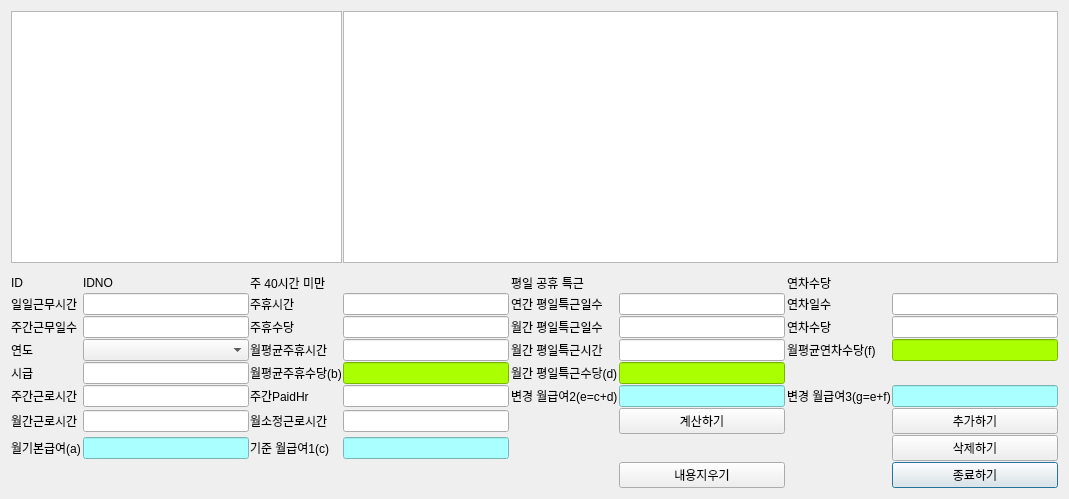
<?xml version="1.0" encoding="UTF-8"?>
<ui version="4.0">
 <class>CalSalaryOuthDialog</class>
 <widget class="QDialog" name="CalSalaryOuthDialog">
  <property name="geometry">
   <rect>
    <x>0</x>
    <y>0</y>
    <width>1069</width>
    <height>499</height>
   </rect>
  </property>
  <property name="sizePolicy">
   <sizepolicy hsizetype="Expanding" vsizetype="Expanding">
    <horstretch>0</horstretch>
    <verstretch>0</verstretch>
   </sizepolicy>
  </property>
  <property name="windowTitle">
   <string>외근직 기준 급여계산</string>
  </property>
  <layout class="QGridLayout" name="gridLayout_2">
   <item row="0" column="0">
    <layout class="QGridLayout" name="gridLayout">
     <property name="spacing">
      <number>1</number>
     </property>
     <item row="2" column="1">
      <widget class="QLabel" name="label_40">
       <property name="sizePolicy">
        <sizepolicy hsizetype="Fixed" vsizetype="Fixed">
         <horstretch>0</horstretch>
         <verstretch>0</verstretch>
        </sizepolicy>
       </property>
       <property name="text">
        <string>ID</string>
       </property>
      </widget>
     </item>
     <item row="8" column="5">
      <widget class="QLineEdit" name="entry_out_weeklpaidhrs">
       <property name="alignment">
        <set>Qt::AlignRight|Qt::AlignTrailing|Qt::AlignVCenter</set>
       </property>
      </widget>
     </item>
     <item row="4" column="11">
      <widget class="QLineEdit" name="entry_out_annualleavedays">
       <property name="alignment">
        <set>Qt::AlignRight|Qt::AlignTrailing|Qt::AlignVCenter</set>
       </property>
      </widget>
     </item>
     <item row="9" column="1">
      <widget class="QLabel" name="label_8">
       <property name="sizePolicy">
        <sizepolicy hsizetype="Fixed" vsizetype="Fixed">
         <horstretch>0</horstretch>
         <verstretch>0</verstretch>
        </sizepolicy>
       </property>
       <property name="text">
        <string>월간근로시간</string>
       </property>
      </widget>
     </item>
     <item row="10" column="1">
      <widget class="QLabel" name="label_9">
       <property name="sizePolicy">
        <sizepolicy hsizetype="Fixed" vsizetype="Fixed">
         <horstretch>0</horstretch>
         <verstretch>0</verstretch>
        </sizepolicy>
       </property>
       <property name="text">
        <string>월기본급여(a)</string>
       </property>
      </widget>
     </item>
     <item row="7" column="4">
      <widget class="QLabel" name="label_11">
       <property name="sizePolicy">
        <sizepolicy hsizetype="Fixed" vsizetype="Fixed">
         <horstretch>0</horstretch>
         <verstretch>0</verstretch>
        </sizepolicy>
       </property>
       <property name="text">
        <string>월평균주휴수당(b)</string>
       </property>
      </widget>
     </item>
     <item row="2" column="7">
      <widget class="QLabel" name="label_37">
       <property name="text">
        <string>평일 공휴 특근</string>
       </property>
      </widget>
     </item>
     <item row="11" column="11">
      <widget class="QPushButton" name="pb_out_close">
       <property name="text">
        <string>종료하기</string>
       </property>
      </widget>
     </item>
     <item row="6" column="5">
      <widget class="QLineEdit" name="entry_out_slpaymonthhrs">
       <property name="alignment">
        <set>Qt::AlignRight|Qt::AlignTrailing|Qt::AlignVCenter</set>
       </property>
      </widget>
     </item>
     <item row="4" column="10">
      <widget class="QLabel" name="label_28">
       <property name="sizePolicy">
        <sizepolicy hsizetype="Fixed" vsizetype="Fixed">
         <horstretch>0</horstretch>
         <verstretch>0</verstretch>
        </sizepolicy>
       </property>
       <property name="text">
        <string>연차일수</string>
       </property>
      </widget>
     </item>
     <item row="6" column="10">
      <widget class="QLabel" name="label_30">
       <property name="sizePolicy">
        <sizepolicy hsizetype="Fixed" vsizetype="Fixed">
         <horstretch>0</horstretch>
         <verstretch>0</verstretch>
        </sizepolicy>
       </property>
       <property name="text">
        <string>월평균연차수당(f)</string>
       </property>
      </widget>
     </item>
     <item row="5" column="8">
      <widget class="QLineEdit" name="entry_out_weekdayholidayspermonth">
       <property name="alignment">
        <set>Qt::AlignRight|Qt::AlignTrailing|Qt::AlignVCenter</set>
       </property>
      </widget>
     </item>
     <item row="9" column="5">
      <widget class="QLineEdit" name="entry_out_conmonthworkhrs">
       <property name="alignment">
        <set>Qt::AlignRight|Qt::AlignTrailing|Qt::AlignVCenter</set>
       </property>
      </widget>
     </item>
     <item row="5" column="4">
      <widget class="QLabel" name="label_6">
       <property name="sizePolicy">
        <sizepolicy hsizetype="Fixed" vsizetype="Fixed">
         <horstretch>0</horstretch>
         <verstretch>0</verstretch>
        </sizepolicy>
       </property>
       <property name="text">
        <string>주휴수당</string>
       </property>
      </widget>
     </item>
     <item row="5" column="11">
      <widget class="QLineEdit" name="entry_out_annualleavevalue">
       <property name="alignment">
        <set>Qt::AlignRight|Qt::AlignTrailing|Qt::AlignVCenter</set>
       </property>
      </widget>
     </item>
     <item row="10" column="4">
      <widget class="QLabel" name="label_14">
       <property name="sizePolicy">
        <sizepolicy hsizetype="Fixed" vsizetype="Fixed">
         <horstretch>0</horstretch>
         <verstretch>0</verstretch>
        </sizepolicy>
       </property>
       <property name="text">
        <string>기준 월급여1(c)</string>
       </property>
      </widget>
     </item>
     <item row="7" column="3">
      <widget class="QLineEdit" name="entry_out_wage">
       <property name="alignment">
        <set>Qt::AlignRight|Qt::AlignTrailing|Qt::AlignVCenter</set>
       </property>
      </widget>
     </item>
     <item row="4" column="4">
      <widget class="QLabel" name="label_5">
       <property name="sizePolicy">
        <sizepolicy hsizetype="Fixed" vsizetype="Fixed">
         <horstretch>0</horstretch>
         <verstretch>0</verstretch>
        </sizepolicy>
       </property>
       <property name="text">
        <string>주휴시간</string>
       </property>
      </widget>
     </item>
     <item row="8" column="1">
      <widget class="QLabel" name="label_7">
       <property name="sizePolicy">
        <sizepolicy hsizetype="Fixed" vsizetype="Fixed">
         <horstretch>0</horstretch>
         <verstretch>0</verstretch>
        </sizepolicy>
       </property>
       <property name="text">
        <string>주간근로시간</string>
       </property>
      </widget>
     </item>
     <item row="5" column="5">
      <widget class="QLineEdit" name="entry_out_slpayweekvalue">
       <property name="alignment">
        <set>Qt::AlignRight|Qt::AlignTrailing|Qt::AlignVCenter</set>
       </property>
      </widget>
     </item>
     <item row="6" column="4">
      <widget class="QLabel" name="label_10">
       <property name="sizePolicy">
        <sizepolicy hsizetype="Fixed" vsizetype="Fixed">
         <horstretch>0</horstretch>
         <verstretch>0</verstretch>
        </sizepolicy>
       </property>
       <property name="text">
        <string>월평균주휴시간</string>
       </property>
      </widget>
     </item>
     <item row="1" column="3">
      <spacer name="horizontalSpacer_2">
       <property name="orientation">
        <enum>Qt::Horizontal</enum>
       </property>
       <property name="sizeHint" stdset="0">
        <size>
         <width>5</width>
         <height>10</height>
        </size>
       </property>
      </spacer>
     </item>
     <item row="2" column="3">
      <widget class="QLabel" name="lbl_out_id">
       <property name="sizePolicy">
        <sizepolicy hsizetype="Fixed" vsizetype="Fixed">
         <horstretch>0</horstretch>
         <verstretch>0</verstretch>
        </sizepolicy>
       </property>
       <property name="text">
        <string>IDNO</string>
       </property>
      </widget>
     </item>
     <item row="2" column="10">
      <widget class="QLabel" name="label_38">
       <property name="text">
        <string>연차수당</string>
       </property>
      </widget>
     </item>
     <item row="9" column="4">
      <widget class="QLabel" name="label_13">
       <property name="sizePolicy">
        <sizepolicy hsizetype="Fixed" vsizetype="Fixed">
         <horstretch>0</horstretch>
         <verstretch>0</verstretch>
        </sizepolicy>
       </property>
       <property name="text">
        <string>월소정근로시간</string>
       </property>
      </widget>
     </item>
     <item row="8" column="3">
      <widget class="QLineEdit" name="entry_out_workinghrsperweek">
       <property name="alignment">
        <set>Qt::AlignRight|Qt::AlignTrailing|Qt::AlignVCenter</set>
       </property>
      </widget>
     </item>
     <item row="4" column="5">
      <widget class="QLineEdit" name="entry_out_slpayweekhrs">
       <property name="alignment">
        <set>Qt::AlignRight|Qt::AlignTrailing|Qt::AlignVCenter</set>
       </property>
      </widget>
     </item>
     <item row="4" column="8">
      <widget class="QLineEdit" name="entry_out_weekdayholidaysperyear">
       <property name="alignment">
        <set>Qt::AlignRight|Qt::AlignTrailing|Qt::AlignVCenter</set>
       </property>
      </widget>
     </item>
     <item row="2" column="4">
      <widget class="QLabel" name="label_35">
       <property name="text">
        <string>주 40시간 미만</string>
       </property>
      </widget>
     </item>
     <item row="9" column="3">
      <widget class="QLineEdit" name="entry_out_workinghrspermonth">
       <property name="alignment">
        <set>Qt::AlignRight|Qt::AlignTrailing|Qt::AlignVCenter</set>
       </property>
      </widget>
     </item>
     <item row="6" column="11">
      <widget class="QLineEdit" name="entry_out_annualleavevaluepermonth">
       <property name="styleSheet">
        <string notr="true">background-color: rgb(170, 255, 0);</string>
       </property>
       <property name="alignment">
        <set>Qt::AlignRight|Qt::AlignTrailing|Qt::AlignVCenter</set>
       </property>
      </widget>
     </item>
     <item row="6" column="7">
      <widget class="QLabel" name="label_21">
       <property name="sizePolicy">
        <sizepolicy hsizetype="Fixed" vsizetype="Fixed">
         <horstretch>0</horstretch>
         <verstretch>0</verstretch>
        </sizepolicy>
       </property>
       <property name="text">
        <string>월간 평일특근시간</string>
       </property>
      </widget>
     </item>
     <item row="7" column="1">
      <widget class="QLabel" name="label_4">
       <property name="sizePolicy">
        <sizepolicy hsizetype="Fixed" vsizetype="Fixed">
         <horstretch>0</horstretch>
         <verstretch>0</verstretch>
        </sizepolicy>
       </property>
       <property name="text">
        <string>시급</string>
       </property>
      </widget>
     </item>
     <item row="7" column="5">
      <widget class="QLineEdit" name="entry_out_slpaymonthvalue">
       <property name="styleSheet">
        <string notr="true">background-color: rgb(170, 255, 0);</string>
       </property>
       <property name="alignment">
        <set>Qt::AlignRight|Qt::AlignTrailing|Qt::AlignVCenter</set>
       </property>
      </widget>
     </item>
     <item row="10" column="5">
      <widget class="QLineEdit" name="entry_out_salary_c">
       <property name="styleSheet">
        <string notr="true">background-color: rgb(170, 255, 255);</string>
       </property>
       <property name="alignment">
        <set>Qt::AlignRight|Qt::AlignTrailing|Qt::AlignVCenter</set>
       </property>
      </widget>
     </item>
     <item row="8" column="4">
      <widget class="QLabel" name="label_12">
       <property name="sizePolicy">
        <sizepolicy hsizetype="Fixed" vsizetype="Fixed">
         <horstretch>0</horstretch>
         <verstretch>0</verstretch>
        </sizepolicy>
       </property>
       <property name="text">
        <string>주간PaidHr</string>
       </property>
      </widget>
     </item>
     <item row="0" column="5" colspan="7">
      <widget class="QTableView" name="tv_salarylist">
       <property name="minimumSize">
        <size>
         <width>0</width>
         <height>1</height>
        </size>
       </property>
      </widget>
     </item>
     <item row="0" column="1" colspan="4">
      <widget class="QTableView" name="tv_otdays"/>
     </item>
     <item row="4" column="7">
      <widget class="QLabel" name="label_19">
       <property name="sizePolicy">
        <sizepolicy hsizetype="Fixed" vsizetype="Fixed">
         <horstretch>0</horstretch>
         <verstretch>0</verstretch>
        </sizepolicy>
       </property>
       <property name="text">
        <string>연간 평일특근일수</string>
       </property>
      </widget>
     </item>
     <item row="6" column="8">
      <widget class="QLineEdit" name="entry_out_weekdayholidayspermonthwkhrs">
       <property name="alignment">
        <set>Qt::AlignRight|Qt::AlignTrailing|Qt::AlignVCenter</set>
       </property>
      </widget>
     </item>
     <item row="5" column="7">
      <widget class="QLabel" name="label_20">
       <property name="sizePolicy">
        <sizepolicy hsizetype="Fixed" vsizetype="Fixed">
         <horstretch>0</horstretch>
         <verstretch>0</verstretch>
        </sizepolicy>
       </property>
       <property name="text">
        <string>월간 평일특근일수</string>
       </property>
      </widget>
     </item>
     <item row="7" column="8">
      <widget class="QLineEdit" name="entry_out_weekdayholidayspermonthvalue">
       <property name="styleSheet">
        <string notr="true">background-color: rgb(170, 255, 0);</string>
       </property>
       <property name="alignment">
        <set>Qt::AlignRight|Qt::AlignTrailing|Qt::AlignVCenter</set>
       </property>
      </widget>
     </item>
     <item row="7" column="7">
      <widget class="QLabel" name="label_22">
       <property name="sizePolicy">
        <sizepolicy hsizetype="Fixed" vsizetype="Fixed">
         <horstretch>0</horstretch>
         <verstretch>0</verstretch>
        </sizepolicy>
       </property>
       <property name="text">
        <string>월간 평일특근수당(d)</string>
       </property>
      </widget>
     </item>
     <item row="10" column="3">
      <widget class="QLineEdit" name="entry_out_salary_a">
       <property name="styleSheet">
        <string notr="true">background-color: rgb(170, 255, 255);</string>
       </property>
       <property name="alignment">
        <set>Qt::AlignRight|Qt::AlignTrailing|Qt::AlignVCenter</set>
       </property>
      </widget>
     </item>
     <item row="5" column="10">
      <widget class="QLabel" name="label_29">
       <property name="sizePolicy">
        <sizepolicy hsizetype="Fixed" vsizetype="Fixed">
         <horstretch>0</horstretch>
         <verstretch>0</verstretch>
        </sizepolicy>
       </property>
       <property name="text">
        <string>연차수당</string>
       </property>
      </widget>
     </item>
     <item row="4" column="1">
      <widget class="QLabel" name="label_2">
       <property name="sizePolicy">
        <sizepolicy hsizetype="Fixed" vsizetype="Fixed">
         <horstretch>0</horstretch>
         <verstretch>0</verstretch>
        </sizepolicy>
       </property>
       <property name="text">
        <string>일일근무시간</string>
       </property>
      </widget>
     </item>
     <item row="4" column="3">
      <widget class="QLineEdit" name="entry_out_workinghrs">
       <property name="styleSheet">
        <string notr="true"/>
       </property>
       <property name="alignment">
        <set>Qt::AlignRight|Qt::AlignTrailing|Qt::AlignVCenter</set>
       </property>
      </widget>
     </item>
     <item row="5" column="1">
      <widget class="QLabel" name="label_3">
       <property name="sizePolicy">
        <sizepolicy hsizetype="Fixed" vsizetype="Fixed">
         <horstretch>0</horstretch>
         <verstretch>0</verstretch>
        </sizepolicy>
       </property>
       <property name="text">
        <string>주간근무일수</string>
       </property>
      </widget>
     </item>
     <item row="5" column="3">
      <widget class="QLineEdit" name="entry_out_working_days">
       <property name="styleSheet">
        <string notr="true"/>
       </property>
       <property name="alignment">
        <set>Qt::AlignRight|Qt::AlignTrailing|Qt::AlignVCenter</set>
       </property>
      </widget>
     </item>
     <item row="6" column="1">
      <widget class="QLabel" name="label">
       <property name="sizePolicy">
        <sizepolicy hsizetype="Fixed" vsizetype="Fixed">
         <horstretch>0</horstretch>
         <verstretch>0</verstretch>
        </sizepolicy>
       </property>
       <property name="text">
        <string>연도</string>
       </property>
      </widget>
     </item>
     <item row="6" column="3">
      <widget class="QComboBox" name="cb_out_year"/>
     </item>
     <item row="8" column="7">
      <widget class="QLabel" name="label_32">
       <property name="sizePolicy">
        <sizepolicy hsizetype="Fixed" vsizetype="Fixed">
         <horstretch>0</horstretch>
         <verstretch>0</verstretch>
        </sizepolicy>
       </property>
       <property name="text">
        <string>변경 월급여2(e=c+d)</string>
       </property>
      </widget>
     </item>
     <item row="8" column="8">
      <widget class="QLineEdit" name="entry_out_salary_e">
       <property name="styleSheet">
        <string notr="true">background-color: rgb(170, 255, 255);</string>
       </property>
       <property name="alignment">
        <set>Qt::AlignRight|Qt::AlignTrailing|Qt::AlignVCenter</set>
       </property>
      </widget>
     </item>
     <item row="8" column="11">
      <widget class="QLineEdit" name="entry_out_salary_g">
       <property name="styleSheet">
        <string notr="true">background-color: rgb(170, 255, 255);
font: 10pt &quot;맑은 고딕&quot;;</string>
       </property>
       <property name="alignment">
        <set>Qt::AlignRight|Qt::AlignTrailing|Qt::AlignVCenter</set>
       </property>
      </widget>
     </item>
     <item row="8" column="10">
      <widget class="QLabel" name="label_34">
       <property name="sizePolicy">
        <sizepolicy hsizetype="Fixed" vsizetype="Fixed">
         <horstretch>0</horstretch>
         <verstretch>0</verstretch>
        </sizepolicy>
       </property>
       <property name="text">
        <string>변경 월급여3(g=e+f)</string>
       </property>
      </widget>
     </item>
     <item row="9" column="11">
      <widget class="QPushButton" name="pb_out_insert">
       <property name="text">
        <string>추가하기</string>
       </property>
      </widget>
     </item>
     <item row="10" column="11">
      <widget class="QPushButton" name="pb_out_delete">
       <property name="text">
        <string>삭제하기</string>
       </property>
      </widget>
     </item>
     <item row="11" column="8">
      <widget class="QPushButton" name="pb_out_clear">
       <property name="text">
        <string>내용지우기</string>
       </property>
      </widget>
     </item>
     <item row="9" column="8">
      <widget class="QPushButton" name="pb_out_calc">
       <property name="text">
        <string>계산하기</string>
       </property>
      </widget>
     </item>
    </layout>
   </item>
  </layout>
 </widget>
 <resources/>
 <connections/>
</ui>
